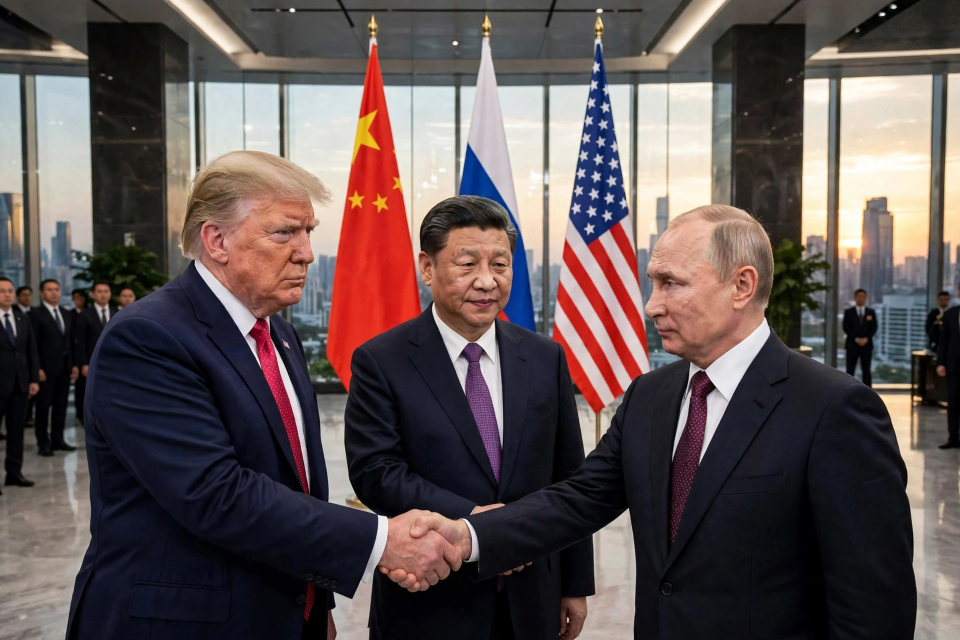
#> input picture assets/media-generation-summit-shenzhen-0-31a1ae2b-07a3-45e8-96dc-3d9ea6d22cc3.png, 1920 x 1280 px (shown at 1/2 size)
$ python build_image.py
#> lines starting #> are read from the running program, lines starting #| are printed output that depends on the picture
#!/usr/bin/env python3
"""Build the 1024x1024 front-page image for make.fun news-image-20261118.

Design: a newspaper front page. The AI judge has no news feed and sees
entries scaled down side by side, so the page is built for legibility at
small size: one huge masthead, one dominant headline, four short stories
with real headlines and decks, and a ticker of the rest. All type is
rendered crisply with PIL (image models garble text); the four scene
illustrations carry no text of their own.
"""
import os
from PIL import Image, ImageDraw, ImageFont

BASE = os.path.dirname(os.path.abspath(__file__))
ASSETS = os.path.join(BASE, "assets")

W, H = 1024, 1024
PAPER = (246, 241, 231)   # newsprint off-white
INK = (17, 17, 17)
RED = (179, 35, 27)
GREY = (90, 86, 78)

SERIF_B = "/usr/share/fonts/truetype/dejavu/DejaVuSerif-Bold.ttf"
SERIF_R = "/usr/share/fonts/truetype/dejavu/DejaVuSerif.ttf"
SANS_B = "/usr/share/fonts/truetype/dejavu/DejaVuSans-Bold.ttf"
SANS_R = "/usr/share/fonts/truetype/dejavu/DejaVuSans.ttf"


def font(path, size):
    return ImageFont.truetype(path, size)


def fit_font(draw, text, path, start, max_w, min_size=10):
    """Largest size <= start at which text fits max_w."""
    size = start
    while size > min_size:
        f = font(path, size)
        if draw.textlength(text, font=f) <= max_w:
            return f
        size -= 1
    return font(path, min_size)


def wrap(draw, text, f, max_w):
    """Greedy word wrap, returns list of lines."""
    words = text.split()
    lines, cur = [], ""
    for w in words:
        trial = (cur + " " + w).strip()
        if draw.textlength(trial, font=f) <= max_w:
            cur = trial
        else:
            if cur:
                lines.append(cur)
            cur = w
    if cur:
        lines.append(cur)
    return lines


def cover_crop(img, tw, th):
    """Center-crop to target aspect, then resize."""
    sw, sh = img.size
    target = tw / th
    src = sw / sh
    if src > target:  # too wide: crop sides
        nw = int(sh * target)
        x0 = (sw - nw) // 2
        img = img.crop((x0, 0, x0 + nw, sh))
    else:  # too tall: crop top/bottom
        nh = int(sw / target)
        y0 = (sh - nh) // 2
        img = img.crop((0, y0, sw, y0 + nh))
    return img.resize((tw, th), Image.LANCZOS)


def main():
    page = Image.new("RGB", (W, H), PAPER)
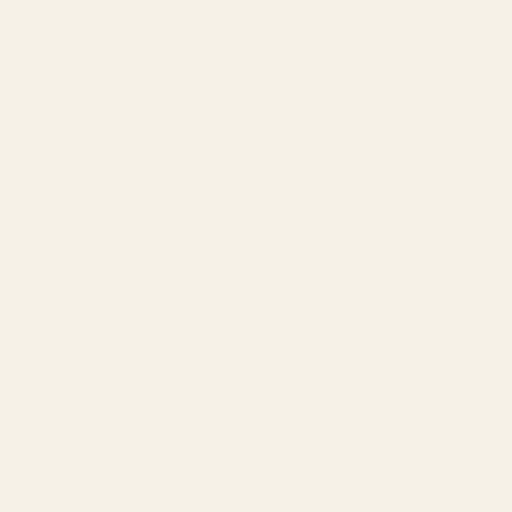
#> page: PIL image 1024x1024 RGB (shown at 1/2 size); mean R, G, B 246, 241, 231
    d = ImageDraw.Draw(page)
    M = 28  # side margin
    CW = W - 2 * M  # content width 968

    # ---------- masthead ----------
    f_mast = fit_font(d, "THE WORLD TODAY", SERIF_B, 74, CW)
    d.text((W / 2, 30), "THE WORLD TODAY", font=f_mast, fill=INK, anchor="ma")
    # dateline
    d.line([(M, 108), (W - M, 108)], fill=INK, width=2)
    f_date = font(SANS_B, 25)
    date_txt = "WEDNESDAY, 18 NOVEMBER 2026"
    dw = d.textlength(date_txt, font=f_date)
#> dw = 471.2
    d.text((W / 2, 116), date_txt, font=f_date, fill=INK, anchor="ma")
    # red squares flanking the dateline
    sq = 10
    d.rectangle([(W / 2 - dw / 2 - 30, 128), (W / 2 - dw / 2 - 30 + sq, 128 + sq)], fill=RED)
    d.rectangle([(W / 2 + dw / 2 + 20, 128), (W / 2 + dw / 2 + 20 + sq, 128 + sq)], fill=RED)
    d.line([(M, 148), (W - M, 148)], fill=RED, width=4)

    # ---------- lead story ----------
    lead = Image.open(os.path.join(ASSETS, "media-generation-summit-shenzhen-0-31a1ae2b-07a3-45e8-96dc-3d9ea6d22cc3.png")).convert("RGB")
#> lead is the input picture: PIL image 1920x1280 RGB; mean R, G, B 95.5, 83.2, 82.6
    lead = cover_crop(lead, CW, 252)
    page.paste(lead, (M, 160))
    d.rectangle([(M, 160), (W - M - 1, 160 + 252 - 1)], outline=INK, width=2)

    f_head = fit_font(d, "XI AND PUTIN MEET IN SHENZHEN", SERIF_B, 58, CW)
    d.text((M, 424), "XI AND PUTIN MEET IN SHENZHEN", font=f_head, fill=INK)
    f_deck = fit_font(d, "Trump lands for Thursday's three-way summit as APEC talks open", SERIF_R, 27, CW)
    d.text((M, 486), "Trump lands for Thursday's three-way summit as APEC talks open",
           font=f_deck, fill=INK)
    d.line([(M, 526), (W - M, 526)], fill=INK, width=2)

    # ---------- rows of two panels ----------
    def panel(x, y, pw, img_path, kicker, headline, deck, img_h=118, head_size=30, deck_size=19):
#> called with x = 28, y = 542, pw = 474, kicker = 'MIDDLE EAST', headline = 'IRAN STRIKES US BASE IN KUWAIT', img_h = 104, head_size = 30, deck_size = 19
        if img_path:
            im = Image.open(img_path).convert("RGB")
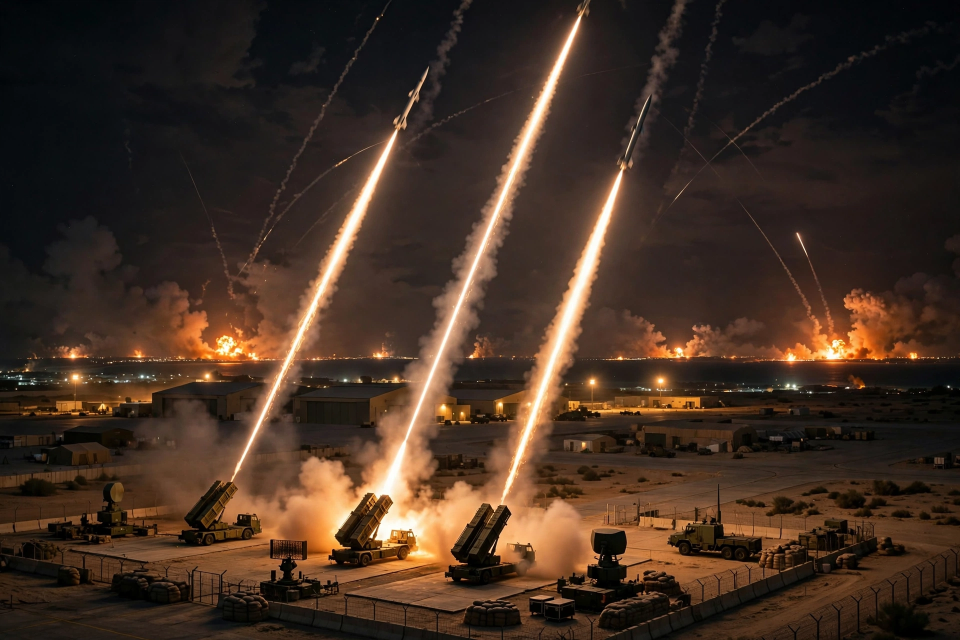
#> input picture assets/media-generation-kuwait-airbase-0-e0cf1982-2040-4351-bf12-3861e1df4198.png, 1920 x 1280 px (shown at 1/2 size)
#> im is the input picture: PIL image 1920x1280 RGB; mean R, G, B 66.6, 47.9, 35.6
            im = cover_crop(im, pw, img_h)
            page.paste(im, (x, y))
            d.rectangle([(x, y), (x + pw - 1, y + img_h - 1)], outline=INK, width=2)
            ty = y + img_h + 8
        else:
            ty = y
        f_k = font(SANS_B, 16)
        d.text((x, ty), kicker, font=f_k, fill=RED)
        f_h = fit_font(d, headline, SERIF_B, head_size, pw)
        hy = ty + 22
        for line in wrap(d, headline, f_h, pw):
#> in wrap, `words = text.split()`: words = ['IRAN', 'STRIKES', 'US', 'BASE', 'IN', 'KUWAIT']
#> in wrap, `lines, cur = [], ""`: cur = ''
            d.text((x, hy), line, font=f_h, fill=INK)
            hy += int(f_h.size * 1.08)
#> this loop made 1 pass
#> after the loop, hy = 699
        f_d = font(SERIF_R, deck_size)
        dy = hy + 4
#> dy = 703
        for line in wrap(d, deck, f_d, pw)[:2]:
            d.text((x, dy), line, font=f_d, fill=INK)
            dy += int(deck_size * 1.25)
#> this loop made 1 pass
#> dy on pass 1: 726
#> after the loop, dy = 726
        return dy

    PW = (CW - 20) // 2  # 474
    y2 = 542
    panel(M, y2, PW,
          os.path.join(ASSETS, "media-generation-kuwait-airbase-0-e0cf1982-2040-4351-bf12-3861e1df4198.png"),
          "MIDDLE EAST", "IRAN STRIKES US BASE IN KUWAIT",
          "Drones hit Ali Al Salem air base in Kuwait",
          img_h=104)
    panel(M + PW + 20, y2, PW,
          os.path.join(ASSETS, "media-generation-kerch-bridge-0-2b4ac285-4746-43bd-948e-7894fb3168ba.png"),
          "UKRAINE", "KERCH BRIDGE HIT AGAIN",
          "Road span collapses in a second day of strikes",
          img_h=104)
#> call 2 of panel, with x = 522, y = 542, pw = 474, kicker = 'UKRAINE', headline = 'KERCH BRIDGE HIT AGAIN', img_h = 104, head_size = 30, deck_size = 19
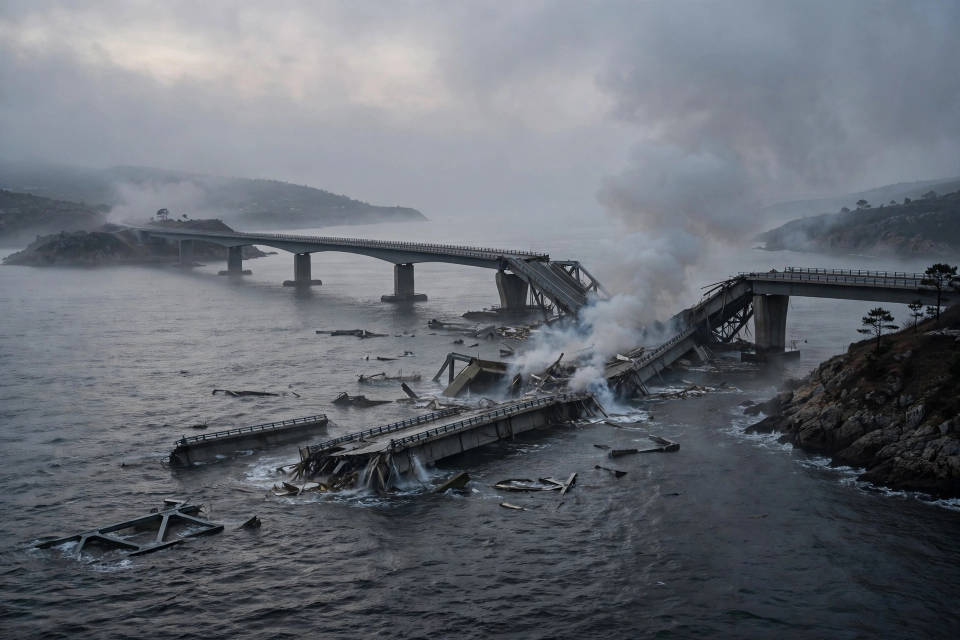
#> input picture assets/media-generation-kerch-bridge-0-2b4ac285-4746-43bd-948e-7894fb3168ba.png, 1920 x 1280 px (shown at 1/2 size)
#> in panel, im is the input picture: PIL image 1920x1280 RGB; mean R, G, B 102.5, 107.3, 114.5
#> the loop in panel (call 2), `for line in wrap(d, headline, f_h, pw):` made 1 pass
#> (line, hy) on pass 1: ('KERCH BRIDGE HIT AGAIN', 707)
#> after the loop in panel (call 2), `for line in wrap(d, headline, f_h, pw):`: hy = 707
#> in panel (call 2), `dy = hy + 4`: dy = 711
#> the loop in panel (call 2), `for line in wrap(d, deck, f_d, pw)[:2]:` made 1 pass
#> dy on pass 1: 734
#> after the loop in panel (call 2), `for line in wrap(d, deck, f_d, pw)[:2]:`: dy = 734
    d.line([(M, 758), (W - M, 758)], fill=INK, width=1)

    # row 3: typographic Senate panel + cyclone panel
    y3 = 774
    # Senate: big red number
    f_num = font(SERIF_B, 96)
    d.text((M, y3 - 8), "56–44", font=f_num, fill=RED)
    f_h3 = fit_font(d, "DEMOCRATS TAKE THE SENATE", SERIF_B, 29, PW)
    d.text((M, y3 + 104), "DEMOCRATS TAKE THE SENATE", font=f_h3, fill=INK)
    f_d3 = font(SERIF_R, 19)
    dy3 = y3 + 140
    for line in wrap(d, "Peltola wins Alaska; Jeffries set to be first Black Speaker", f_d3, PW)[:2]:
        d.text((M, dy3), line, font=f_d3, fill=INK)
        dy3 += 24
#> this loop made 2 passes
#> dy3 on pass 1: 938
#> (line, dy3) on pass 2: ('Speaker', 962)
#> after the loop, dy3 = 962
    panel(M + PW + 20, y3, PW,
          os.path.join(ASSETS, "media-generation-cyclone-coast-0-2e6647b8-7dd9-4bd7-b2b9-8d85d9e34d74.png"),
          "INDIA", "CYCLONE AKVAN NEARS INDIA",
          "Severe storm bears down on Odisha",
          img_h=96, head_size=28)
#> call 3 of panel, with x = 522, y = 774, pw = 474, kicker = 'INDIA', headline = 'CYCLONE AKVAN NEARS INDIA', deck = 'Severe storm bears down on Odisha', img_h = 96, head_size = 28
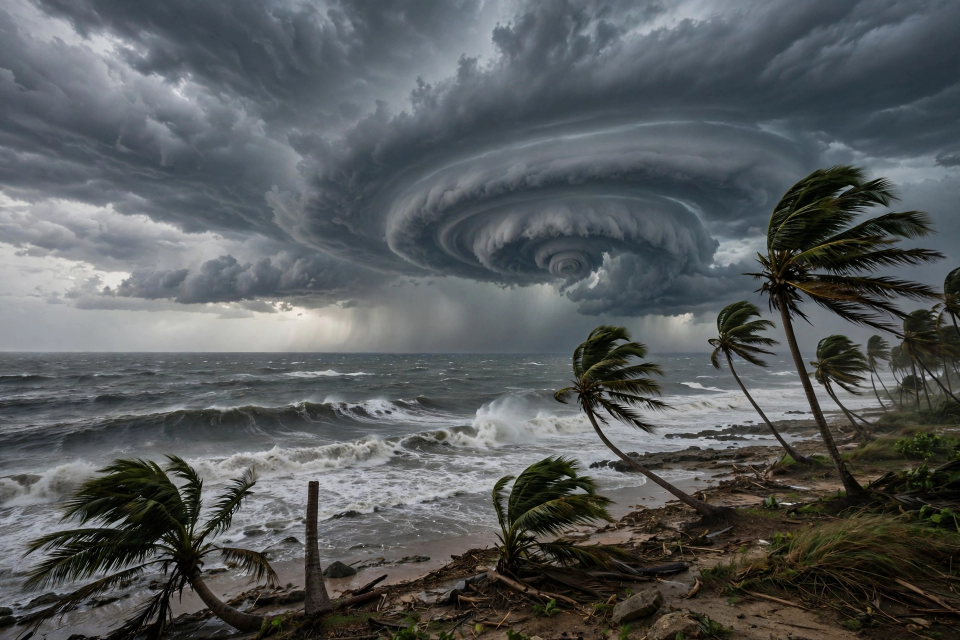
#> input picture assets/media-generation-cyclone-coast-0-2e6647b8-7dd9-4bd7-b2b9-8d85d9e34d74.png, 1920 x 1280 px (shown at 1/2 size)
#> in panel, im is the input picture: PIL image 1920x1280 RGB; mean R, G, B 86.6, 90.4, 91.6
#> call 4 of cover_crop, with tw = 474, th = 96
#> in cover_crop (call 4), `return img.resize((tw, th), Image.LANCZOS)`:
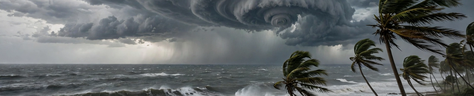
#> returned value: PIL image 474x96 RGB; mean R, G, B 98.9, 103.7, 104.9
#> in panel (call 3), `page.paste(im, (x, y))`:
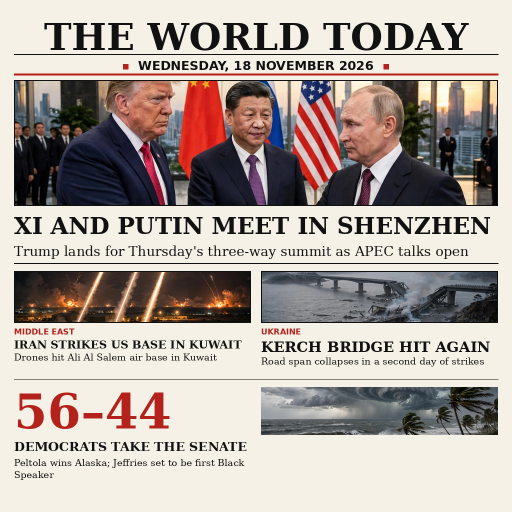
#> page: PIL image 1024x1024 RGB (shown at 1/2 size); mean R, G, B 177.6, 166.7, 160.4
#> the loop in panel (call 3), `for line in wrap(d, headline, f_h, pw):` made 1 pass
#> (line, hy) on pass 1: ('CYCLONE AKVAN NEARS INDIA', 928)
#> after the loop in panel (call 3), `for line in wrap(d, headline, f_h, pw):`: hy = 928
#> in panel (call 3), `dy = hy + 4`: dy = 932
#> the loop in panel (call 3), `for line in wrap(d, deck, f_d, pw)[:2]:` made 1 pass
#> (line, dy) on pass 1: ('Severe storm bears down on Odisha', 955)
#> after the loop in panel (call 3), `for line in wrap(d, deck, f_d, pw)[:2]:`: dy = 955

    # ---------- ticker ----------
    d.rectangle([(M, 968), (W - M, 1000)], fill=INK)
    ticker = "ALSO: GAZA OPERATION OPENS  •  GTA VI OUT TOMORROW  •  GOLD BELOW $3,800  •  NVIDIA RECORD QUARTER  •  US LOSES MEASLES-FREE STATUS"
    f_tick = fit_font(d, ticker, SANS_B, 17, CW - 16)
    d.text((W / 2, 976), ticker, font=f_tick, fill=(255, 255, 255), anchor="ma")

    out = os.path.join(BASE, "entry.png")
    page.save(out, optimize=True)
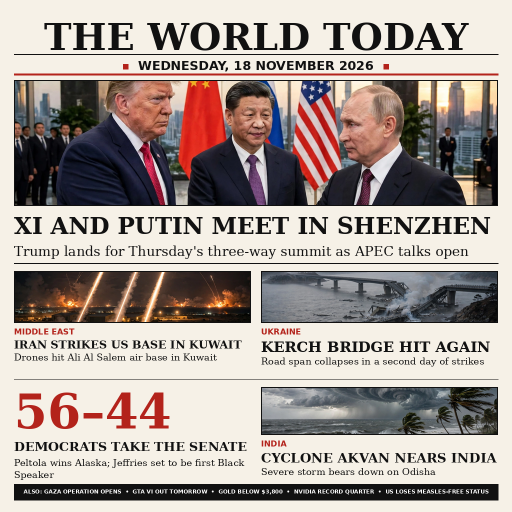
#> saved as entry.png: PIL image 1024x1024 RGB (shown at 1/2 size); mean R, G, B 170.2, 159.3, 153.4
    print("saved", out, os.path.getsize(out), "bytes")


if __name__ == "__main__":
    main()
